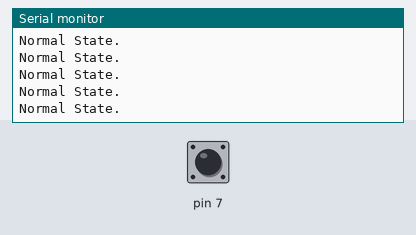
A sketch run on a simulated Arduino Uno, built with avr-gcc and run on an emulated ATmega328P. Shown: the last lines printed to the serial monitor. The inputs (shaded band) are chosen by the test bench; at power-on: pin 7 HIGH.

Above: at 1.2 s.
1.3 s: pin 7 driven LOW
At 1.8 s:
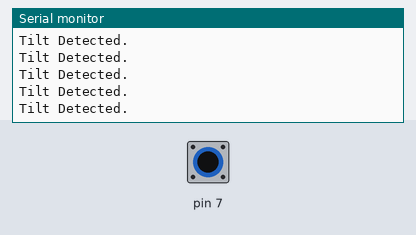
3.2 s: pin 7 pulsed HIGH 5 times (0.12 s each, 0.3 s apart)
7.7 s: pin 7 driven HIGH
At 8.2 s:
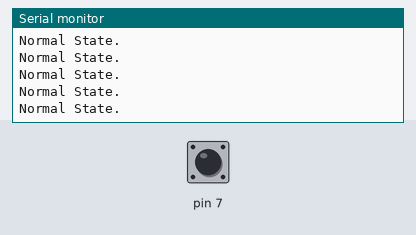
9.2 s: pin 7 driven LOW
At 9.7 s:
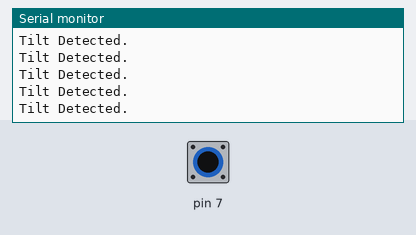
12.2 s: pin 7 driven HIGH
At 12.9 s:
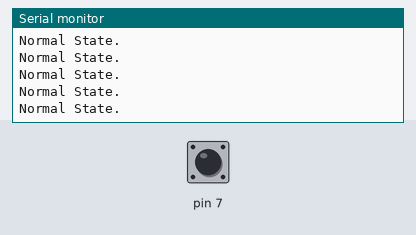

The sketch:

tiltdetection.ino
```cpp
int tiltstate;
void setup() {
  // put your setup code here, to run once:
  Serial.begin(9600);
  pinMode(7,INPUT);

}

void loop() {
  // put your main code here, to run repeatedly:
  tiltstate=digitalRead(7);
  if(tiltstate==0){
    Serial.println("Tilt Detected.");
  }
  else{
    Serial.println("Normal State.");
  }

}
```

Measured:
- after the input at 1.3 s, the serial monitor: prints a new line after 0.07 s (image 1)
- after the input at 7.7 s, the serial monitor: prints a new line after 0.07 s (image 2)
